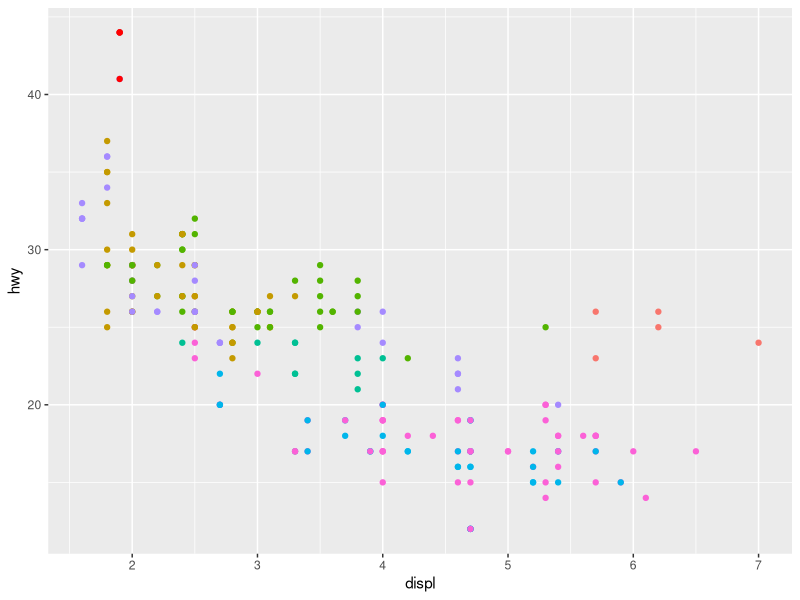
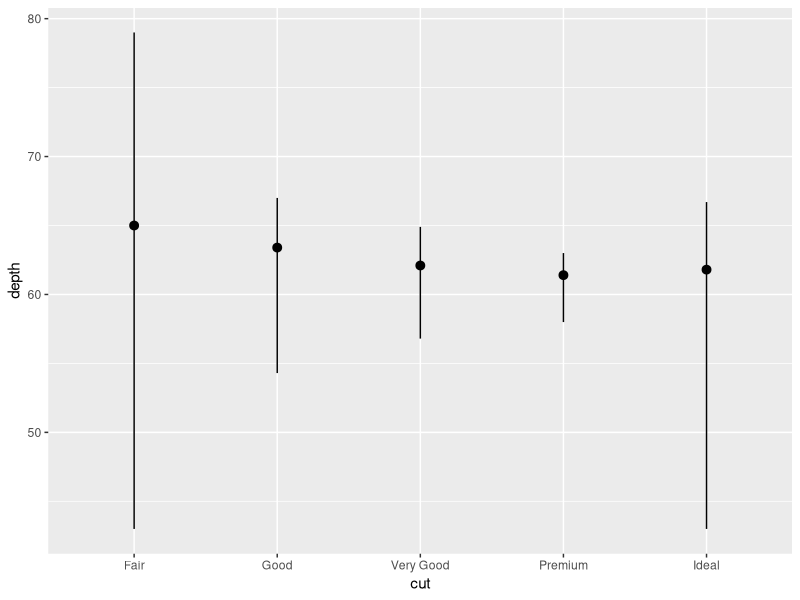
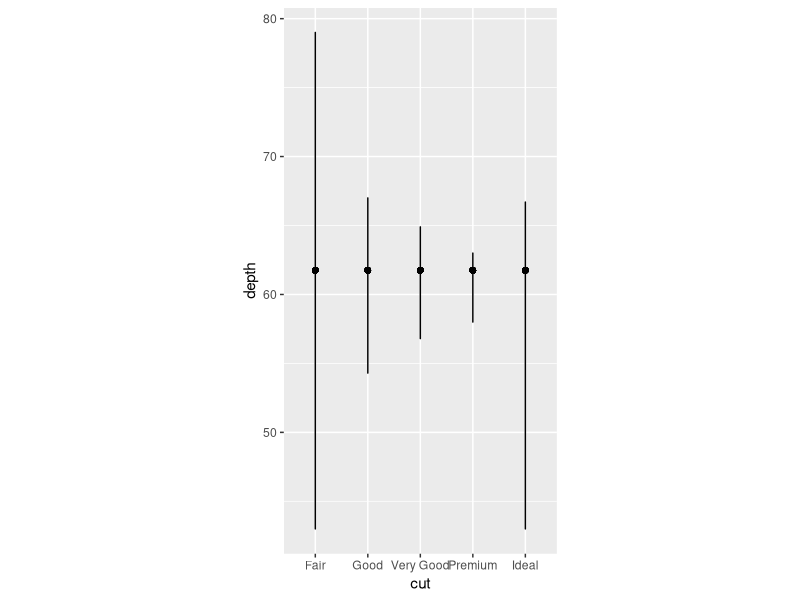
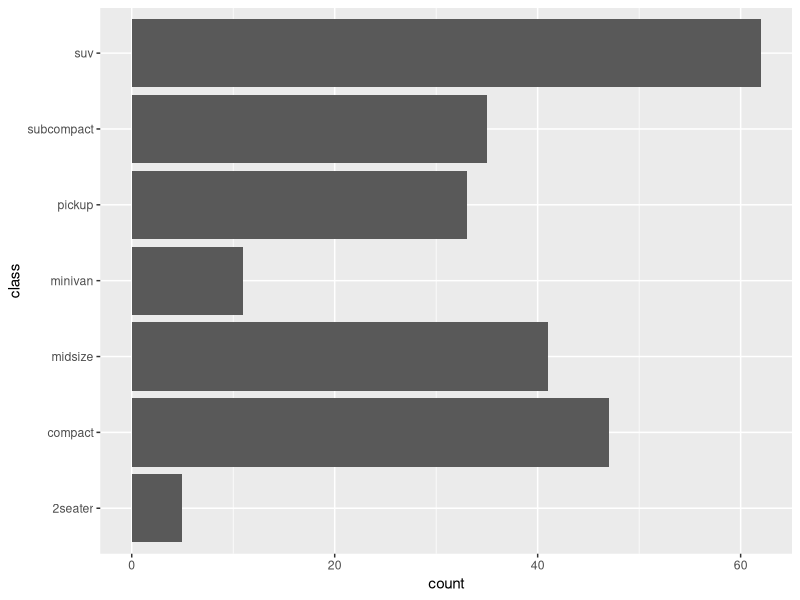

R code for these plots, in order: (Note: this script raises an error after producing the figures.)
library(tidyverse)
ggplot(data = mpg, mapping = aes(displ, hwy)) +
  geom_point(aes(color = class), show.legend = FALSE) +
  geom_point(data = filter(mpg, hwy > 40), color = "red")

ggplot(data = diamonds) +
  stat_summary(
    mapping = aes(x = cut, y = depth), 
    fun.ymin = min, 
    fun.ymax = max, 
    fun.y = median
  )

ggplot(data = diamonds) +
  geom_line (mapping = aes(x = cut, y = depth)) +
  geom_point(mapping = aes(x = cut, y = mean(depth)))+
  theme(aspect.ratio = 2)

ggplot(data = mpg) +
  geom_bar(mapping = aes(x = class)) +
  coord_flip() 

usa <- map_data("usa")
ggplot(usa, mapping = aes(long, lat, group = group)) +
  geom_polygon(fill = "white", color = "blue") +
  coord_map()

ggplot(data = diamonds) +
  geom_point(mapping = aes(carat, price)) +
  theme(aspect.ratio = 2)

ggplot(diamonds) +
  geom_bar(mapping = aes(cut, fill = color), show.legend = TRUE, width = 1) +
  coord_polar()

ggplot(mpg) +
  geom_point(mapping = aes(cty, hwy)) +
  geom_abline()
  coord_fixed()
  